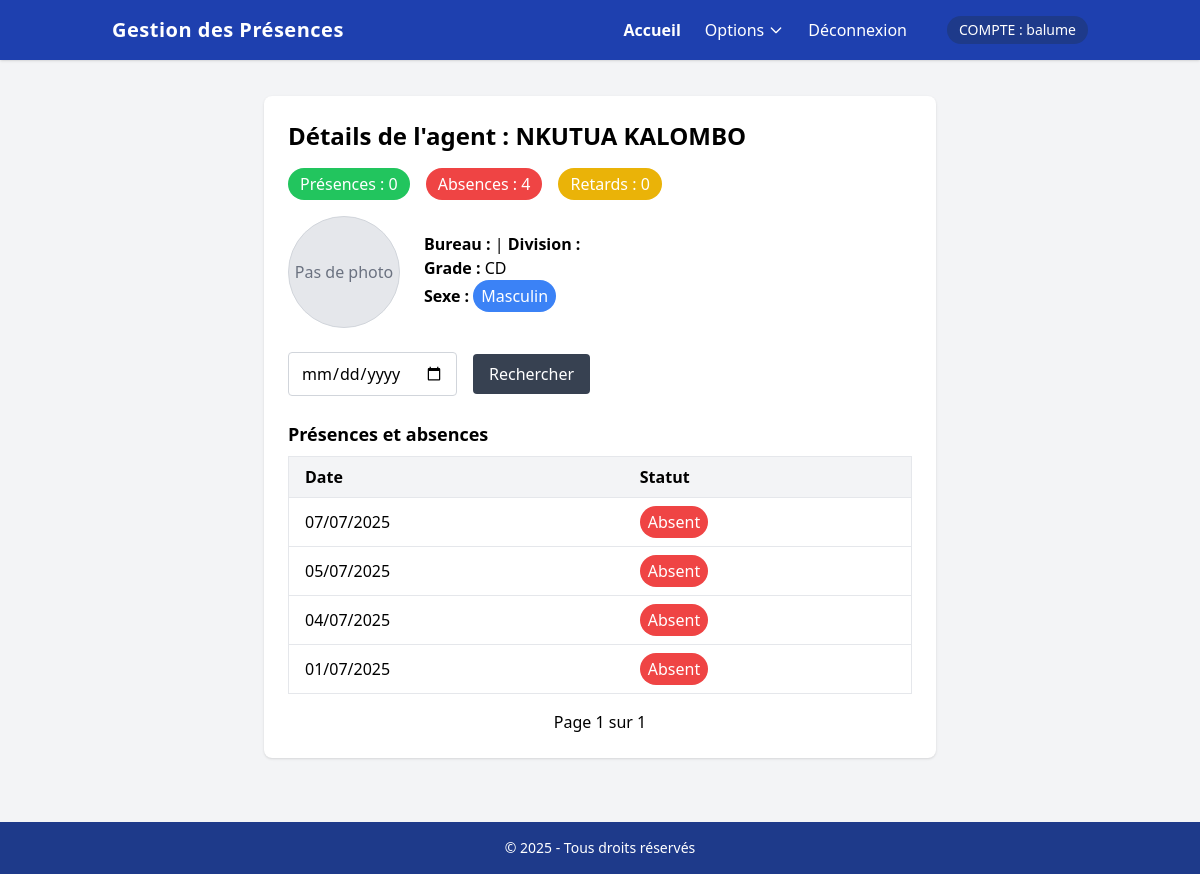
/presence/agents/4/ (signed in), run on the app's committed database.
### presence/models.py (models this page shows, shortened)
class Agent(models.Model):
    SEXE_CHOIX = [('M', 'Masculin'), ('F', 'Féminin')]
    matricule = models.CharField(max_length=20, unique=True)
    nom = models.CharField(max_length=100)
    postnom = models.CharField(max_length=100)
    prenom = models.CharField(max_length=100)
    grade = models.CharField(max_length=100)
    sexe = models.CharField(max_length=1, choices=SEXE_CHOIX)
    bureau = models.ForeignKey(Bureau, null=True, blank=True, on_delete=models.PROTECT, related_name='agents')
    division = models.ForeignKey(Division, null=True, blank=True, on_delete=models.PROTECT, related_name='agents_sans_bureau')
    direction = models.ForeignKey(Direction, null=True, blank=True, on_delete=models.PROTECT, related_name='agents_sans_division')
    photo = models.ImageField(upload_to='agents/', null=True, blank=True)
    heure_arrivee_attendue = models.TimeField(default='08:00')
    heure_depart_attendue = models.TimeField(default='16:00')
    class Meta:
        ordering = ['nom', 'postnom']
    @property
    def nom_complet(self):
        return f"{self.nom} {self.postnom}"
    class Meta:
        verbose_name = "AGENT"
        verbose_name_plural = "AGENTS"

class Presence(models.Model):
    TYPE_TRAVAIL_CHOIX = [
        ('P', 'Présentiel'),
        ('D', 'Demi-journée'),
        ('T', 'Télétravail'),
    ]
    STATUT_CHOIX = [
        ('P', 'Présent'),
        ('A', 'Absent'),
        ('R', 'Retard'),
        ('F', 'Férié'),
    ]
    agent = models.ForeignKey(Agent, on_delete=models.CASCADE)
    date = models.DateField()
    heure_arrivee = models.TimeField(null=True, blank=True)
    heure_depart = models.TimeField(null=True, blank=True)
    statut = models.CharField(max_length=2, choices=STATUT_CHOIX)
    type_travail = models.CharField(max_length=1, choices=TYPE_TRAVAIL_CHOIX, default='P')
    justification = models.FileField(upload_to='justifications/', null=True, blank=True)
    remarques = models.TextField(blank=True)
    enregistre_par = models.ForeignKey(settings.AUTH_USER_MODEL, on_delete=models.SET_NULL, null=True, blank=True)
    class Meta:
        unique_together = ('agent', 'date')
        indexes = [
            models.Index(fields=['date']),
            models.Index(fields=['agent', 'date']),
        ]
    class Meta:
        verbose_name = "PRESENCE"
        verbose_name_plural = "PRESENCES"

### presence/views.py (the view)
# urls.py: path('agents/<int:agent_id>/', views.details_agent, name='details_agent'),
@login_required
def details_agent(request, agent_id):
    agent = get_object_or_404(Agent.objects.select_related('bureau__division'), pk=agent_id)
    date_query = request.GET.get('date', '')
    presences_qs = Presence.objects.filter(agent=agent).order_by('-date')
    if date_query:
        try:
            date_obj = datetime.strptime(date_query, '%Y-%m-%d').date()
            presences_qs = presences_qs.filter(date=date_obj)
        except ValueError:
            messages.warning(request, "Date invalide. Format attendu : AAAA-MM-JJ")
    paginator = Paginator(presences_qs, 10)
    page_number = request.GET.get('page')
    page_obj = paginator.get_page(page_number)
    context = {
        'agent': agent,
        'page_obj': page_obj,
        'total_presence': presences_qs.filter(statut='P').count(),
        'total_absence': presences_qs.filter(statut='A').count(),
        'total_retard': presences_qs.filter(statut='R').count(),
        'date_query': date_query,
    }
    return render(request, 'presence/details_agents.html', context)

### templates/presence/details_agents.html (shortened to what this page needs)
{% extends "presence/base.html" %}
{% block content %}
<div class="bg-white rounded-lg shadow p-6 max-w-2xl mx-auto mt-1">
    <h2 class="text-2xl font-bold mb-4">Détails de l'agent : {{ agent.nom_complet }}</h2>
    <div class="flex gap-4 mb-4">
        <span class="inline-block bg-green-500 text-white px-3 py-1 rounded-full">Présences : {{ total_presence }}</span>
        <span class="inline-block bg-red-500 text-white px-3 py-1 rounded-full">Absences : {{ total_absence }}</span>
        <span class="inline-block bg-yellow-500 text-white px-3 py-1 rounded-full">Retards : {{ total_retard }}</span>
        </div>
        <div class="flex items-center mb-6 gap-6">
        <div>
            {% if agent.photo %}
            <img src="{{ agent.photo.url }}" alt="Photo de l'agent" class="w-28 h-28 object-cover rounded-full border border-gray-300 shadow">
            {% else %}
            <div class="w-28 h-28 flex items-center justify-center bg-gray-200 rounded-full border border-gray-300 text-gray-500">
                Pas de photo
            </div>
            {% endif %}
        </div>
        <div>
            <p><span class="font-semibold">Bureau :</span> {{ agent.bureau.nom }} | <span class="font-semibold">Division :</span> {{ agent.bureau.division.nom }}</p>
            <p><span class="font-semibold">Grade :</span> {{ agent.grade }}</p>
            <p><span class="font-semibold">Sexe :</span>
            {% if agent.sexe == 'M' %}
                <span class="inline-block bg-blue-500 text-white px-2 py-1 rounded-full">Masculin</span>
            {% else %}
                <span class="inline-block bg-pink-500 text-white px-2 py-1 rounded-full">Féminin</span>
            {% endif %}
            </p>
        </div>
        </div>
    <form method="get" class="flex gap-4 items-center mb-6">
        <input type="date" name="date" value="{{ date_query }}" class="border border-gray-300 rounded px-3 py-2 focus:outline-none focus:ring-2 focus:ring-blue-400" />
        <button type="submit" class="bg-gray-700 text-white px-4 py-2 rounded hover:bg-gray-900">Rechercher</button>
    </form>
    <h3 class="text-lg font-semibold mb-2">Présences et absences</h3>
    <table class="min-w-full border border-gray-200 mb-4">
        <thead>
            <tr class="bg-gray-100">
                <th class="py-2 px-4 border-b text-left">Date</th>
                <th class="py-2 px-4 border-b text-left">Statut</th>
            </tr>
        </thead>
        <tbody>
            {% for presence in page_obj %}
            <tr class="hover:bg-gray-50">
                <td class="py-2 px-4 border-b">{{ presence.date|date:"d/m/Y" }}</td>
                <td class="py-2 px-4 border-b">
                    {% if presence.statut == 'P' %}
                        <span class="inline-block bg-green-500 text-white px-2 py-1 rounded-full">Présent</span>
                    {% elif presence.statut == 'A' %}
                        <span class="inline-block bg-red-500 text-white px-2 py-1 rounded-full">Absent</span>
                    {% elif presence.statut == 'R' %}
                        <span class="inline-block bg-yellow-500 text-white px-2 py-1 rounded-full">Retard</span>
                    {% else %}
                        {{ presence.statut }}
                    {% endif %}
                </td>
            </tr>
            {% empty %}
            <tr>
                <td colspan="2" class="text-center text-gray-400 py-4">Aucune donnée de présence trouvée.</td>
            </tr>
            {% endfor %}
        </tbody>
    </table>
    <div class="flex items-center justify-between">
        <span>Page {{ page_obj.number }} sur {{ page_obj.paginator.num_pages }}</span>
    </div>
</div>
{% endblock %}

### templates/presence/base.html (shortened to what this page needs)
{% load static %}
<!DOCTYPE html>
<html lang="fr">
<head>
    <script src="https://cdn.tailwindcss.com"></script>
</head>
<body class="bg-gray-100 min-h-screen flex flex-col">
    <nav class="bg-blue-800 text-white shadow">
    <div class="container mx-auto px-6">
        <div class="flex justify-between items-center py-4">
            <h1 class="text-xl font-bold tracking-wide">Gestion des Présences</h1>
            <div class="hidden md:flex items-center gap-6">
                <a href="{% url 'presence:dashboard' %}" class="hover:underline font-semibold">Accueil</a>
                <div class="relative group">
                    <button class="hover:underline flex items-center gap-1">
                        Options
                        <svg class="w-4 h-4" fill="none" stroke="currentColor" viewBox="0 0 24 24">
                            <path stroke-linecap="round" stroke-linejoin="round" stroke-width="2" d="M19 9l-7 7-7-7"/>
                        </svg>
                    </button>
                </div>
                <a href="{% url 'accounts:logout' %}" class="hover:underline">Déconnexion</a>
                <span class="ml-4 text-sm bg-blue-900 px-3 py-1 rounded-full">COMPTE : {{ request.user.username }}</span>
            </div>
        </div>
    </div>
</nav>
    <main class="flex-1 container mx-auto py-8 px-4">
        {% block content %}{% endblock %}
    </main>
    <footer class="bg-blue-900 text-white py-4 mt-8">
        <div class="container mx-auto text-center text-sm">
            © {% now "Y" %} - Tous droits réservés
        </div>
    </footer>
</body>
</html>

### data on the page
Agent: nom_complet "NKUTUA KALOMBO", grade "CD"
Presence: date "07/07/2025", statut "Absent"
Presence: date "05/07/2025", statut "Absent"
Presence: date "04/07/2025", statut "Absent"
Presence: date "01/07/2025", statut "Absent"

### other printed values
{{ request.user.username }} "balume"
{{ total_presence }} "0"
{{ total_absence }} "4"
{{ total_retard }} "0"
{{ page_obj.number }} "1"
{{ page_obj.paginator.num_pages }} "1"
